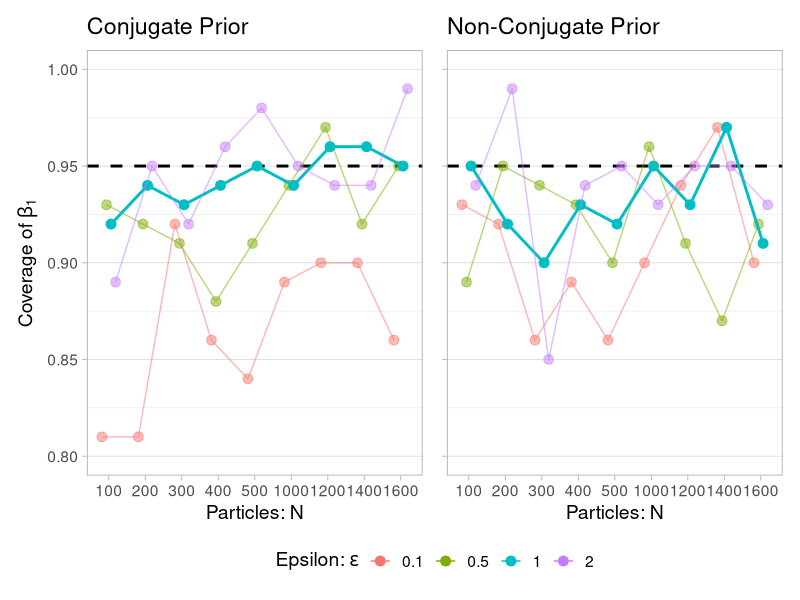

This figure's R source:
# Load necessary libraries
library(readxl)
library(ggplot2)
library(dplyr)
library(patchwork)

max_coverage = 0.95
df1 <- read_excel("linear_regression/dp_pf/conjugate_prior/summary/dp_pf_conj_fixed_sdp_trend_sim_summary.xlsx")
df2 <- read_excel("linear_regression/dp_pf/non_conjugate_prior/summary/dp_pf_nonconj_fixed_sdp_trend_sim_summary.xlsx")

plot_data_1 <- df1 %>%
  group_by(epsilon, particles) %>%
  summarize(
    mean_coverage = mean(beta_coverage_1),
    sd_post = (mean_coverage * (1 - mean_coverage) / 100) ^ 0.5
  )

plot_data_2 <- df2 %>%
  group_by(epsilon, particles) %>%
  summarize(
    mean_coverage = mean(beta_coverage_1),
    sd_post = (mean_coverage * (1 - mean_coverage) / 100) ^ 0.5
  )

plot1 <- ggplot(plot_data_1, aes(x = as.factor(particles), y = mean_coverage, group = epsilon)) +
  geom_hline(yintercept = max_coverage, linetype = "dashed", color = "black", linewidth = 1) +
  geom_point(aes(color = as.factor(epsilon), alpha = ifelse(epsilon == 1, 1, 0.5)), position = position_dodge(width = 0.5), size = 3) +
  geom_line(aes(color = as.factor(epsilon), linewidth = ifelse(epsilon == 1, 1, 0.5), alpha = ifelse(epsilon == 1, 1, 0.5)), position = position_dodge(width = 0.5)) +
  scale_alpha_identity() +
  scale_linewidth_identity() +
  labs(
    title = "Conjugate Prior",
    x = expression("Particles:" ~ N),
    y = expression("Coverage of" ~ beta[1]),
    color = expression("Epsilon:" ~ epsilon)
  ) +
  theme_light(base_size = 14) +
  theme(panel.grid.major.x = element_blank(),
        panel.grid.minor.x = element_blank()) +
  ylim(0.8, 1)

plot2 <- ggplot(plot_data_2, aes(x = as.factor(particles), y = mean_coverage, group = epsilon)) +
  geom_hline(yintercept = max_coverage, linetype = "dashed", color = "black", linewidth = 1) +
  geom_point(aes(color = as.factor(epsilon), alpha = ifelse(epsilon == 1, 1, 0.5)), position = position_dodge(width = 0.5), size = 3) +
  geom_line(aes(color = as.factor(epsilon), linewidth = ifelse(epsilon == 1, 1, 0.5), alpha = ifelse(epsilon == 1, 1, 0.5)), position = position_dodge(width = 0.5)) +
  scale_alpha_identity() +
  scale_linewidth_identity() +
  labs(
    title = "Non-Conjugate Prior",
    x = expression("Particles:" ~ N),
    y = NULL,
    color = expression("Epsilon:" ~ epsilon)
  ) +
  theme_light(base_size = 14) +
  theme(panel.grid.major.x = element_blank(),
        panel.grid.minor.x = element_blank(),
        axis.title.y = element_blank(),
        axis.text.y = element_blank()) +
  ylim(0.8, 1)

combined_plot <- plot1 + plot2 + plot_layout(ncol = 2, guides = "collect") & theme(legend.position = "bottom")

ggsave("linear_regression/visuals/dp_pf_fixed_sdp_coverage_trend", plot = combined_plot, width = 12, height = 6, units = "in", dpi = 300)

# Uncomment the following lines if you want to plot the confidence interval width instead of coverage

# plot_data_1 <- df1 %>%
#   group_by(epsilon, particles) %>%
#   summarize(
#     mean_coverage = round(mean(beta_CI_1), 3)
#   )
#
# plot_data_2 <- df2 %>%
#   group_by(epsilon, particles) %>%
#   summarize(
#     mean_coverage = round(mean(beta_CI_1), 3)
#   )
#
# plot1 <- ggplot(plot_data_1, aes(x = as.factor(particles), y = mean_coverage, group = epsilon)) +
#   geom_point(aes(color = as.factor(epsilon), alpha = ifelse(epsilon == 1, 1, 0.5)), position = position_dodge(width = 0.5), size = 3) +
#   geom_line(aes(color = as.factor(epsilon), linewidth = ifelse(epsilon == 1, 1, 0.5), alpha = ifelse(epsilon == 1, 1, 0.5)), position = position_dodge(width = 0.5)) +
#   scale_alpha_identity() +
#   scale_linewidth_identity() +
#   labs(
#     title = "Conjugate Prior",
#     x = expression("Particles:" ~ N),
#     y = expression("Confidence Interval Width for" ~ beta[1]),
#     color = expression("Epsilon:" ~ epsilon)
#   ) +
#   theme_light(base_size = 14) +
#   theme(panel.grid.major.x = element_blank(),
#         panel.grid.minor.x = element_blank()) +
#   ylim(0, 0.6)
#
# plot2 <- ggplot(plot_data_2, aes(x = as.factor(particles), y = mean_coverage, group = epsilon)) +
#   geom_point(aes(color = as.factor(epsilon), alpha = ifelse(epsilon == 1, 1, 0.5)), position = position_dodge(width = 0.5), size = 3) +
#   geom_line(aes(color = as.factor(epsilon), linewidth = ifelse(epsilon == 1, 1, 0.5), alpha = ifelse(epsilon == 1, 1, 0.5)), position = position_dodge(width = 0.5)) +
#   scale_alpha_identity() +
#   scale_linewidth_identity() +
#   labs(
#     title = "Non-Conjugate Prior",
#     x = expression("Particles:" ~ N),
#     y = NULL,
#     color = expression("Epsilon:" ~ epsilon)
#   ) +
#   theme_light(base_size = 14) +
#   theme(panel.grid.major.x = element_blank(),
#         panel.grid.minor.x = element_blank(),
#         axis.title.y = element_blank(),
#         axis.text.y = element_blank()) +
#   ylim(0, 0.6)
#
# combined_plot <- plot1 + plot2 + plot_layout(ncol = 2, guides = "collect") & theme(legend.position = "bottom")
#
# ggsave("linear_regression/visuals/dp_pf_fixed_sdp_ci_trend", plot = combined_plot, width = 12, height = 6, units = "in", dpi = 300)
